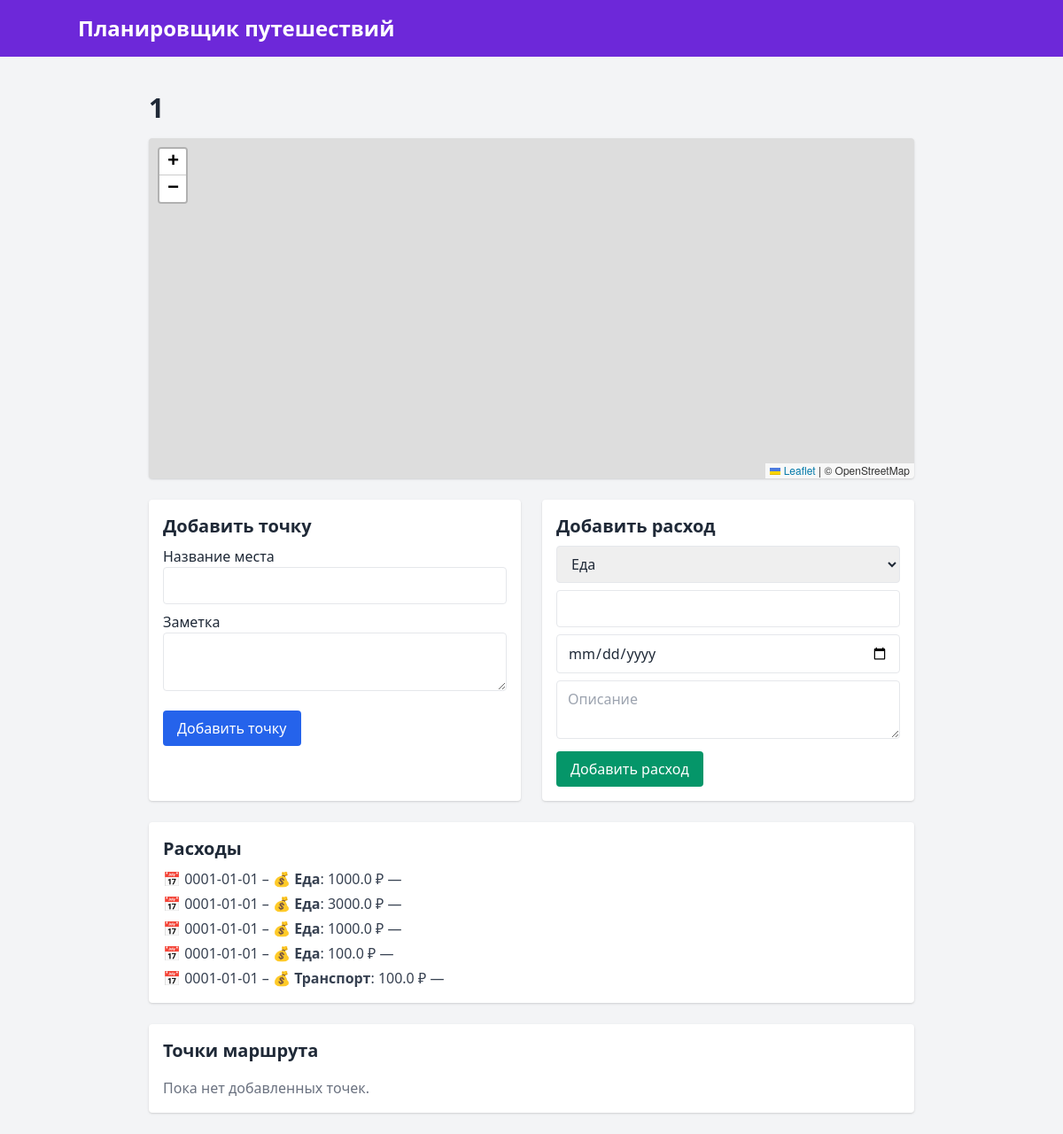
/route/1, run on the app's committed database.
### models.py (models this page shows)
class Route(db.Model):
    id = db.Column(db.Integer, primary_key=True)
    title = db.Column(db.String(100))
    description = db.Column(db.Text)
    start_date = db.Column(db.String(50))
    end_date = db.Column(db.String(50))
    points = db.relationship('RoutePoint', backref='route', lazy=True, order_by="RoutePoint.id")
    expenses = db.relationship('Expense', backref='route', lazy=True)

class Expense(db.Model):
    id = db.Column(db.Integer, primary_key=True)
    category = db.Column(db.String(100))
    amount = db.Column(db.Float)
    date = db.Column(db.String(50))
    description = db.Column(db.Text)
    route_id = db.Column(db.Integer, db.ForeignKey('route.id'), nullable=False)

### app.py (the view)
@app.route('/route/<int:route_id>')
def view_route(route_id):
    route = Route.query.get_or_404(route_id)
    return render_template('route.html', route=route)

### templates/route.html (shortened to what this page needs)
{% extends 'base.html' %}
{% block head_scripts %}
<link rel="stylesheet" href="https://unpkg.com/leaflet@1.9.4/dist/leaflet.css" />
{% endblock %}
{% block content %}
<div class="max-w-4xl mx-auto px-4 py-6">
    <h2 class="text-3xl font-bold text-gray-800 mb-2">{{ route.title }}</h2>
    <div id="map" class="w-full h-96 rounded shadow mb-6"></div>
    <div class="grid grid-cols-1 md:grid-cols-2 gap-6">
        <div class="bg-white p-4 rounded shadow">
            <h3 class="text-xl font-semibold mb-2">Добавить точку</h3>
            <form action="{{ url_for('add_point') }}" method="post">
                <label for="location_name">Название места</label><br>
                <input type="text" id="location_name" name="location_name" required class="w-full border rounded px-3 py-2 mb-2"><br>
                <label for="note">Заметка</label><br>
                <textarea id="note" name="note" class="w-full border rounded px-3 py-2 mb-4"></textarea><br>
                <button type="submit" class="bg-blue-600 text-white px-4 py-2 rounded hover:bg-blue-700">Добавить точку</button>
            </form>
        </div>
        <div class="bg-white p-4 rounded shadow">
            <h3 class="text-xl font-semibold mb-2">Добавить расход</h3>
            <form method="POST" action="{{ url_for('add_expense', route_id=route.id) }}" class="space-y-2">
                <select name="category" class="w-full border px-3 py-2 rounded">
                    <option>Еда</option>
                </select>
                <input name="amount" type="number" step="0.01" required class="w-full border px-3 py-2 rounded">
                <input type="date" name="date" required class="w-full border px-3 py-2 rounded">
                <textarea name="description" placeholder="Описание" class="w-full border px-3 py-2 rounded"></textarea>
                <button type="submit" class="bg-green-600 text-white px-4 py-2 rounded hover:bg-green-700">Добавить расход</button>
            </form>
        </div>
    </div>
    <div class="bg-white p-4 mt-6 rounded shadow">
        <h3 class="text-xl font-semibold mb-2">Расходы</h3>
        <ul class="space-y-1">
            {% for expense in route.expenses %}
            <li class="text-gray-700">📅 {{ expense.date }} – 💰 <strong>{{ expense.category }}</strong>: {{ expense.amount }} ₽ — {{ expense.description }}</li>
            {% endfor %}
        </ul>
    </div>
    <div class="bg-white p-4 mt-6 rounded shadow">
        <h3 class="text-xl font-semibold mb-4">Точки маршрута</h3>
        {% if route.points %}
        <div class="space-y-4">
            {% for point in route.points %}
            <div class="border rounded p-4 flex flex-col md:flex-row md:items-center justify-between gap-4">
                <div>
                    <h4 class="text-lg font-bold">{{ point.name }}</h4>
                    <p class="text-sm text-gray-600">📅 {{ point.date }}</p>
                    <p class="text-gray-700 mt-2">{{ point.note }}</p>
                    {% if point.image_filename %}
                    <img src="{{ url_for('static', filename='uploads/' + point.image_filename) }}"
                         alt="Фото" class="mt-2 w-40 rounded shadow">
                    {% endif %}
                    <p class="text-sm text-gray-500 mt-2">🌍 {{ point.lat }}, {{ point.lon }}</p>
                </div>
                <div class="flex gap-2 md:flex-col">
                    <a href="{{ url_for('edit_point', point_id=point.id) }}"
                       class="bg-yellow-500 hover:bg-yellow-600 text-white px-4 py-2 rounded text-center">✏️ Редактировать</a>
                    <form method="POST" action="{{ url_for('delete_point', point_id=point.id) }}"
                          onsubmit="return confirm('Удалить точку?');">
                        <button type="submit" class="bg-red-600 hover:bg-red-700 text-white px-4 py-2 rounded">🗑️ Удалить</button>
                    </form>
                </div>
            </div>
            {% endfor %}
        </div>
        {% else %}
        <p class="text-gray-500">Пока нет добавленных точек.</p>
        {% endif %}
    </div>
</div>
{% endblock %}

### data on the page
Route: title "1"
Expense: date "0001-01-01", category "Еда", amount "1000.0"
Expense: date "0001-01-01", category "Еда", amount "3000.0"
Expense: date "0001-01-01", category "Еда", amount "1000.0"
Expense: date "0001-01-01", category "Еда", amount "100.0"
Expense: date "0001-01-01", category "Транспорт", amount "100.0"
